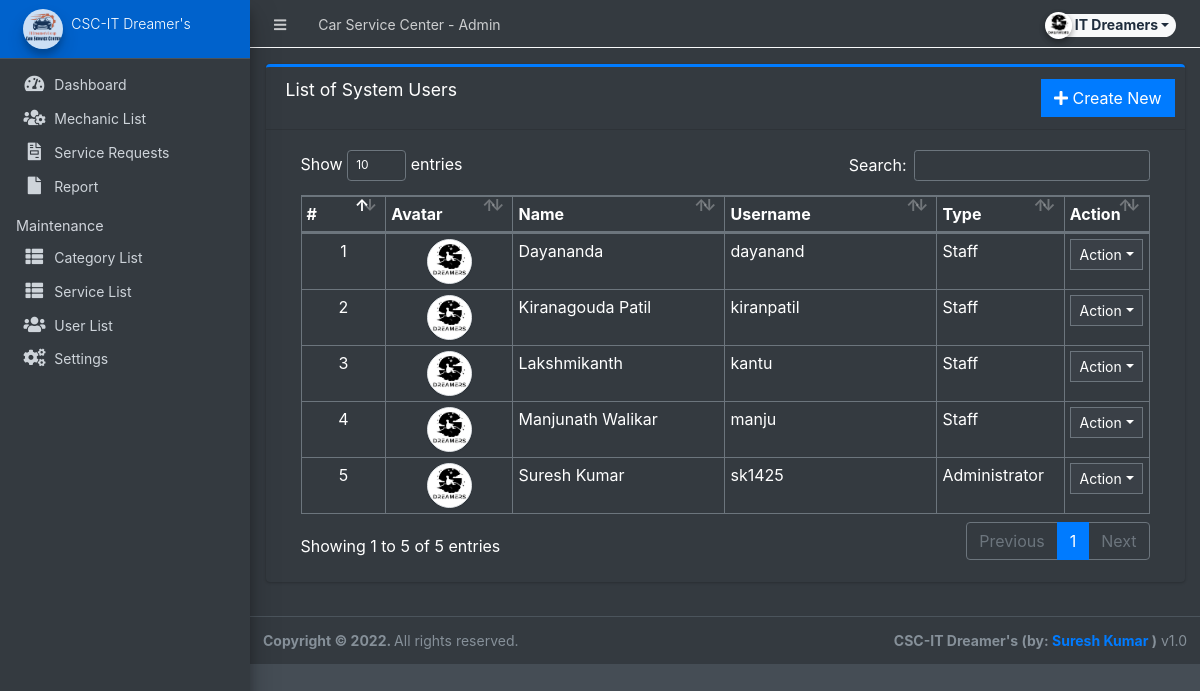
Page /admin/?page=user/list (signed in) on the committed database.
### tables this page shows
CREATE TABLE `users` (
  `id` int(50) NOT NULL,
  `firstname` varchar(250) NOT NULL,
  `lastname` varchar(250) NOT NULL,
  `username` text NOT NULL,
  `password` text NOT NULL,
  `avatar` text DEFAULT NULL,
  `last_login` datetime DEFAULT NULL,
  `type` tinyint(1) NOT NULL DEFAULT 0,
  `date_added` datetime NOT NULL DEFAULT current_timestamp(),
  `date_updated` datetime DEFAULT NULL ON UPDATE current_timestamp()
);

### classes/DBConnection.php (called while the page is built, shortened)
<?php
class DBConnection{
    private $host = DB_SERVER;
    private $username = DB_USERNAME;
    private $password = DB_PASSWORD;
    private $database = DB_NAME;
    public $conn;
    public function __construct(){
        if (!isset($this->conn)) {
            $this->conn = new mysqli($this->host, $this->username, $this->password, $this->database);
        }
    }
}
?>

### classes/SystemSettings.php (called while the page is built, shortened)
<?php
class SystemSettings extends DBConnection{
	function userdata($field = ''){
		if(!empty($field)){
			if(isset($_SESSION['userdata'][$field]))
				return $_SESSION['userdata'][$field];
			else
				return null;
		}else{
			return false;
		}
	}
}
$_settings = new SystemSettings();
?>

### config.php (called while the page is built, shortened)
<?php
require_once('classes/DBConnection.php');
require_once('classes/SystemSettings.php');
function validate_image($file){
	if(!empty($file)){
		if(is_file(base_app.$file)){
			return base_url.$file;
		}else{
			return base_url.'dist/img/no-image-available.png';
		}
	}else{
		return base_url.'dist/img/no-image-available.png';
	}
}
?>

### admin/user/list.php (the view, shortened to what this page needs)
<div class="card card-outline card-primary">
	<div class="card-header">
		<h3 class="card-title">List of System Users</h3>
		<div class="card-tools">
			<a href="?page=user/manage_user" class="btn btn-flat btn-primary"><span class="fas fa-plus"></span>  Create New</a>
		</div>
	</div>
	<div class="card-body">
		<div class="container-fluid">
        <div class="container-fluid">
			<table class="table table-bordered table-stripped">
				<colgroup>
					<col width="10%">
					<col width="15%">
					<col width="25%">
					<col width="25%">
					<col width="15%">
					<col width="10%">
				</colgroup>
				<thead>
					<tr>
						<th>#</th>
						<th>Avatar</th>
						<th>Name</th>
						<th>Username</th>
						<th>Type</th>
						<th>Action</th>
					</tr>
				</thead>
				<tbody>
					<?php
					$i = 1;
						$qry = $conn->query("SELECT *,concat(firstname,' ',lastname) as name from `users` where id != '1' and id != '{$_settings->userdata('id')}' and `type` != 3 order by concat(firstname,' ',lastname) asc ");
						while($row = $qry->fetch_assoc()):
					?>
						<tr>
							<td class="text-center"><?php echo $i++; ?></td>
							<td class="text-center"><img src="<?php echo validate_image($row['avatar']) ?>" class="img-avatar img-thumbnail p-0 border-2" alt="user_avatar"></td>
							<td><?php echo ucwords($row['name']) ?></td>
							<td ><p class="m-0 truncate-1"><?php echo $row['username'] ?></p></td>
							<td><?php echo ($row['type'] == 1) ? 'Administrator' : 'Staff' ?></td>
							<td align="center">
								 <button type="button" class="btn btn-flat btn-default btn-sm dropdown-toggle dropdown-icon" data-toggle="dropdown">
				                  		Action
				                  </button>
							</td>
						</tr>
					<?php endwhile; ?>
				</tbody>
			</table>
		</div>
		</div>
	</div>
</div>

### admin/user/list.php (style rules this page uses)
.img-avatar { width:45px; height:45px; object-fit:cover; object-position:center center; border-radius:100%; }

### rows in the picture
users: avatar (picture), name "Dayananda", username "dayanand", type "Staff"
users: avatar (picture), name "Kiranagouda Patil", username "kiranpatil", type "Staff"
users: avatar (picture), name "Lakshmikanth", username "kantu", type "Staff"
users: avatar (picture), name "Manjunath Walikar", username "manju", type "Staff"
users: avatar (picture), name "Suresh Kumar", username "sk1425", type "Administrator"

### other values in the picture
$_settings->info('name') "Car Service Center"
$_settings->userdata('firstname').' '.$_settings->userdata('lastname') "IT Dreamers"
$_settings->info('short_name') "CSC-IT Dreamer's"
